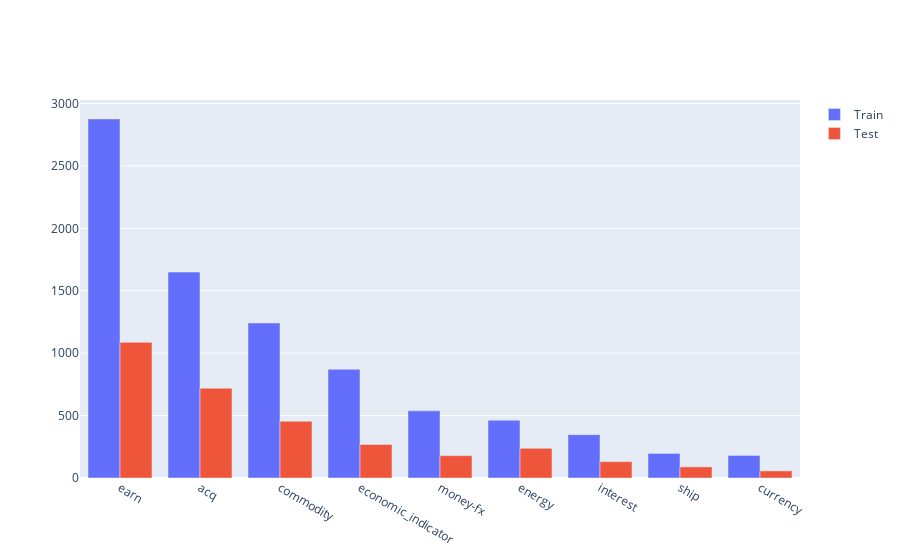

Write notebook code for a chart like this one.
### Markdown cell above
### Simple Visualization with Plotly

### Code cell
import plotly.graph_objects as go

fig = go.Figure(data=[
    go.Bar(name='Train', x=train_distribution.index, y=train_distribution.Total),
    go.Bar(name='Test', x=test_distribution.index, y=test_distribution.Total)
])
# Change the bar mode
fig.update_layout(barmode='group')
fig.update_layout(title_text='Category Distribution among ')
fig.show()

### Figure 1 — Plotly figure (JSON) as saved in the notebook; plotly's stock layout.template omitted (floating-point values rounded to 4 significant figures)
{"data": [{"name": "Train", "type": "bar", "x": ["earn", "acq", "commodity", "economic_indicator", "money-fx", "energy", "interest", "ship", "currency"], "y": [2877, 1650, 1242, 871, 538, 463, 347, 197, 181]}, {"name": "Test", "type": "bar", "x": ["earn", "acq", "commodity", "economic_indicator", "energy", "money-fx", "interest", "ship", "currency"], "y": [1087, 719, 455, 269, 238, 179, 131, 89, 57]}], "layout": {"barmode": "group"}}
